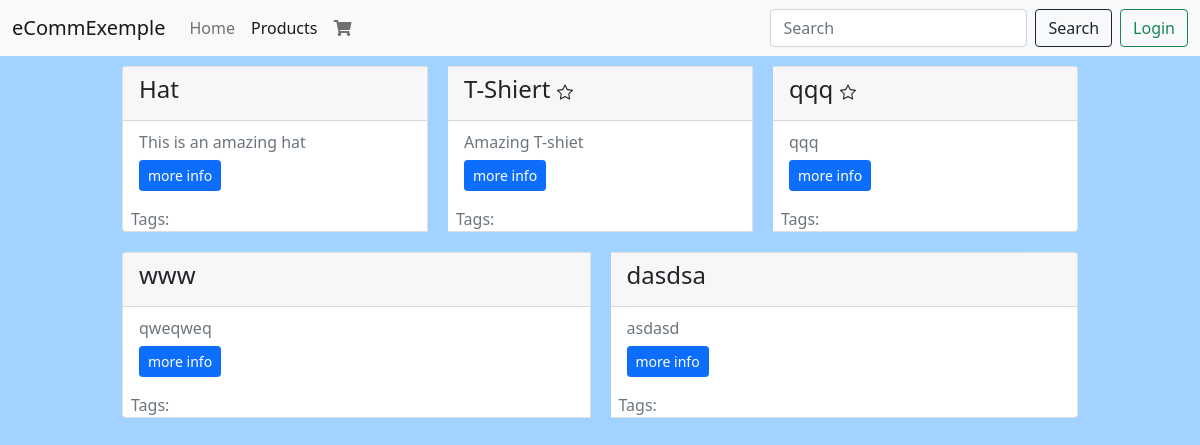
Before: /ecommerce/ with the older database file.
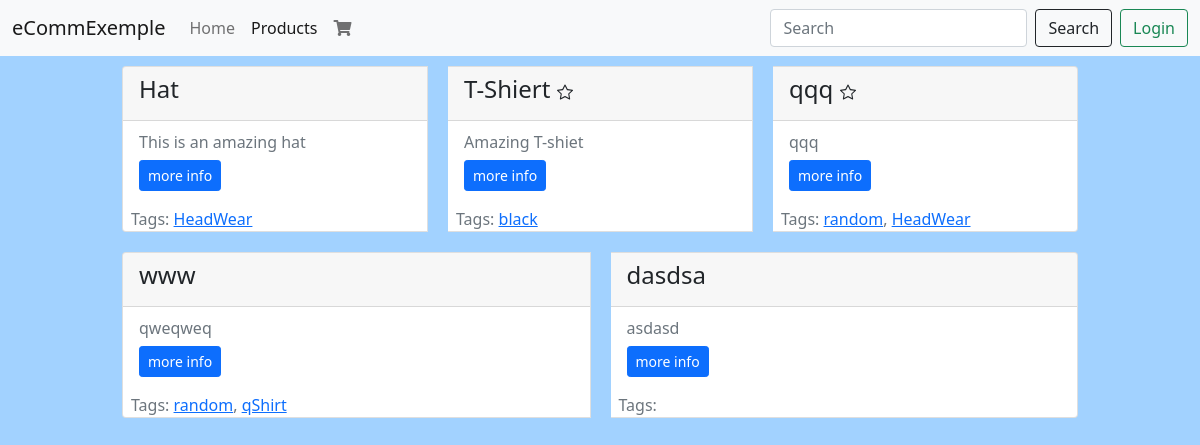
After: the same page with the newer database file.
### products/models.py (models this page shows, shortened)
class Product(models.Model):
    slug = models.SlugField(blank=True, null=True, unique=True)
    title = models.CharField(max_length=120)
    description = models.TextField()
    price = models.DecimalField(max_digits=5, decimal_places=2)
    image = models.ImageField(
        upload_to=upload_image_path, null=True, blank=True)
    featured = models.BooleanField(default=False)
    active = models.BooleanField(default=True)
    objects = ProductManger()
    def get_tags(self):
        return self.tag_set.all()

### tags/models.py (models this page shows)
class Tag(models.Model):
    slug = models.SlugField(blank=True, null=True)
    title = models.CharField(max_length=120)
    timestemp = models.DateTimeField(auto_now_add=True)
    active = models.BooleanField(default=True)
    products = models.ManyToManyField(Product, blank=True)
    def __str__(self) -> str:
        return f'{self.title}'

### products/views.py (the view)
# urls.py: path("", ProductListView.as_view(), name="products"),
class ProductListView(ListView):
    queryset = Product.objects.all()
    def get_context_data(self, **kwargs: Any) -> Dict[str, Any]:
        context = super().get_context_data(**kwargs)
        context['nbar'] = 'products'
        return context

### products/templates/products/product_list.html (shortened to what this page needs)
{% extends "base.html" %}
{%load static%}
{% block content %}
{%include 'products/snippets/pruduct_list.html'%}
{% endblock content %}}

### products/templates/products/snippets/pruduct_list.html (shortened to what this page needs)
{% for product in product_list %}
{%if forloop.first%}
<div class="card-group">
    {%endif%}
    <div class=" card" style="margin:10px;width: 18rem;">
        <div class="card-header">
            <h4 class="card-title">{{product.title}}
                {% if product.featured %}
                <span>
                </span>
                {% endif %}
            </h4>
        </div>
        <div class="card-body">
            <h6 class="card-subtitle text-muted">{{product.description|truncatewords:12}}</h6>
            <div class="mt-2">
                <a href="{% if product.featured %}
                        {% url 'products:featured_product' product.slug %}
                        {%else%}
                        {% url 'products:product' product.slug %}
                        {% endif %}" class="btn btn-primary btn-sm card-link">more
                    info</a>
            </div>
        </div>
        <div class="row ">
            <span class="ms-2 text-muted">
                Tags:
                {%for t in product.get_tags%}
                <a href="{%url 'search:search'%}?q={{t}}">{{t}}</a>{%if not forloop.last%},{%endif%}
                {%endfor%}
            </span>
        </div>
    </div>
    {%if forloop.counter|divisibleby:3%}
</div>
<div class="card-group">
    {%endif%}
    {% endfor %}
</div>

Changed rows visible on the page:
added Tag: title "HeadWear"
added Tag: title "black", shown under Product "T-Shiert"
added Tag: title "random"
added Tag: title "qShirt", shown under Product "www"
